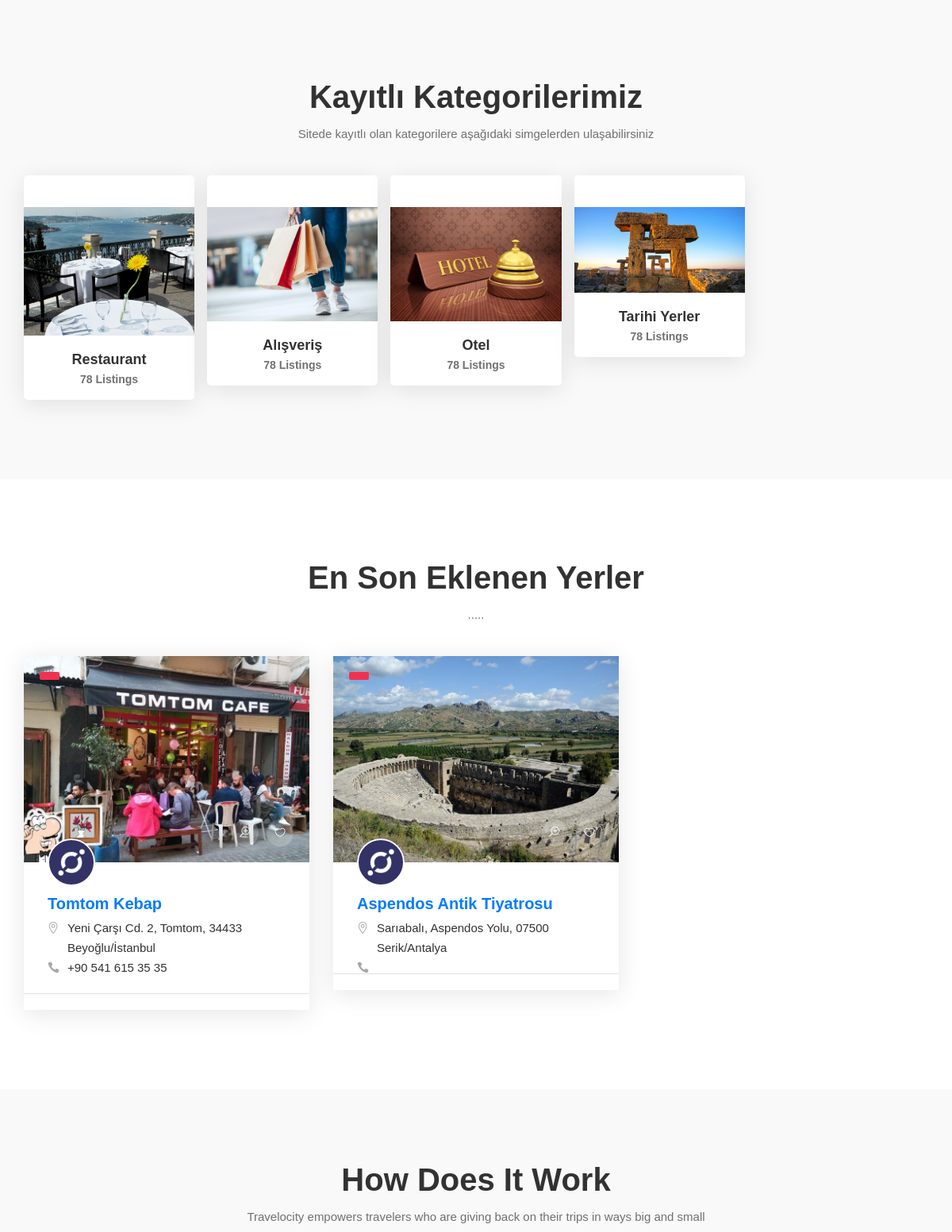
The app's page / (middle part), older data.
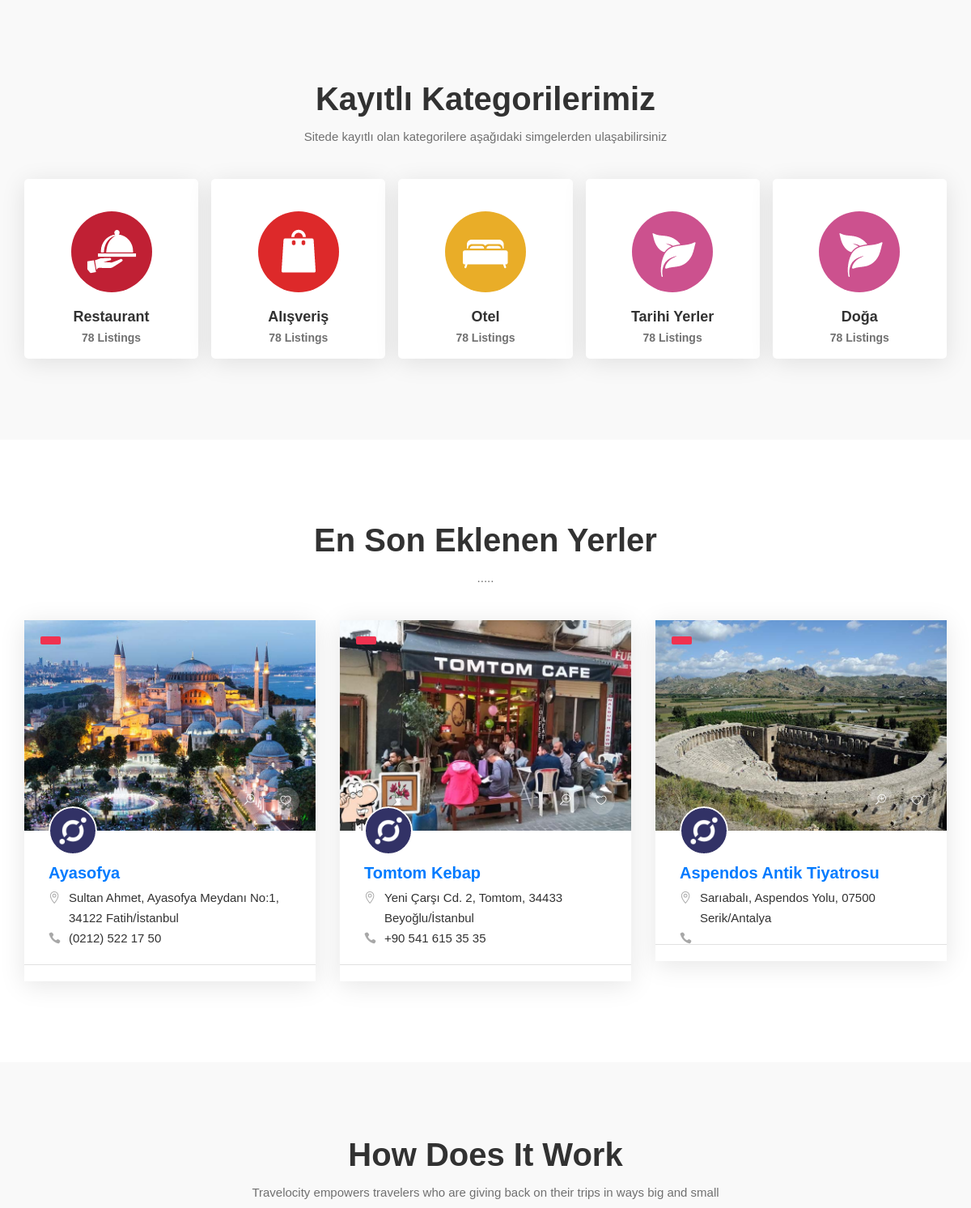
The same page, newer data.
### place/models.py (models this page shows, shortened)
class Category(models.Model):
    STATUS = (
        ('True', 'Evet'),
        ('False', 'Hayır'),
    )
    title = models.CharField(max_length=255)
    keywords = models.CharField(max_length=255)
    description = models.CharField(max_length=255)
    image = models.ImageField(blank=True, upload_to='catimages/')
    status = models.CharField(max_length=10, choices=STATUS)
    slug = models.SlugField(null=False, unique=True)
    parent = models.ForeignKey('self',blank=True, null=True, related_name='children', on_delete=models.CASCADE)
    create_at = models.DateTimeField(auto_now_add=True)
    update_at = models.DateTimeField(auto_now=True)
    def image_tag(self):
        return mark_safe('<img src="{}" height="50"/>'.format(self.image.url))
    image_tag.short_description = 'Image'

class Place(models.Model):
    STATUS = (
        ('True', 'Evet'),
        ('False', 'Hayır'),
    )
    category = models.ForeignKey(Category, on_delete=models.CASCADE)
    user = models.ForeignKey(User, on_delete=models.CASCADE)  # sonradan ekledim
    title = models.CharField(max_length=255)
    keywords = models.CharField(max_length=255)
    description = models.CharField(max_length=255)
    image = models.ImageField(blank=True, upload_to='placeimages/')
    detail = RichTextUploadingField()
    slug = models.SlugField(null=False, unique=True)
    sehir = models.ForeignKey(Sehir, on_delete=models.CASCADE, blank=True, null=True)
    ulke = models.ForeignKey(Ulke, on_delete=models.CASCADE, blank=True, null=True)
    adres = models.CharField(max_length=255, blank=True)
    telefon = models.CharField(max_length=255, blank=True)
    email = models.CharField(blank=True, max_length=255)
    facebook = models.CharField(blank=True, max_length=255)
    twitter = models.CharField(blank=True, max_length=255)
    instagram = models.CharField(blank=True, max_length=255)
    status = models.CharField(max_length=10, choices=STATUS)
    create_at = models.DateTimeField(auto_now_add=True)
    update_at = models.DateTimeField(auto_now=True)
    def image_tag(self):
        return mark_safe('<img src="{}" height="50"/>'.format(self.image.url))
    image_tag.short_description = 'Image'

### home/views.py (the view)
# urls.py: path('', views.index, name='index'),
def index(request):
    setting = Setting.objects.get(pk=1)
    sliderdata = Place.objects.all()[:3]
    category = Category.objects.all()
    places = Place.objects.all().order_by('-id')[:12]
    context = {'setting': setting,
               'category': category,
               'page': 'home',
               'sliderdata': sliderdata,
               'places': places
               }
    return render(request, 'index.html', context)

### home/templates/index.html (shortened to what this page needs)
{% extends "homebase.html"%}
{% block content %}
    {% include "content.html" %}
{% endblock %}

### home/templates/content.html (shortened to what this page needs)
    {% load static %}
    <section class="categories spad">
        <div class="container">
            <div class="row">
                <div class="col-lg-12">
                    <div class="section-title">
                        <h2>Kayıtlı Kategorilerimiz</h2>
                        <p>Sitede kayıtlı olan kategorilere aşağıdaki simgelerden ulaşabilirsiniz</p>
                    </div>
                    <div class="categories__item__list">
                        {% for rs in category %}
                        <a href="/category/{{ rs.id }}/{{ rs.slug }}">
                        <div class="categories__item">
                            <img src="{{ rs.image.url }}" alt="">
                            <h5>{{ rs.title }}</h5>
                            <span>78 Listings</span>
                        </div>
                        </a>
                        {% endfor %}
                    </div>
                </div>
            </div>
        </div>
    </section>
    <section class="most-search spad">
        <div class="container">
            <div class="row">
                <div class="col-lg-12">
                    <div class="section-title">
                        <h2>En Son Eklenen Yerler</h2>
                        <p>.....</p>
                    </div>
                </div>
            </div>
            <div class="row">
                <div class="col-lg-12">
                    <div class="tab-content">
                        <div class="tab-pane active" id="tabs-1" role="tabpanel">
                            <div class="row">
                                {% for rs in places %}
                                <div class="col-lg-4 col-md-6">
                                    <div class="listing__item">
                                        <div class="listing__item__pic set-bg" data-setbg="{{ rs.image.url }}">
                                            <img src="{% static 'img/listing/list_icon-1.png'%}" alt="">
                                            <div class="listing__item__pic__tag">{{categoryData.title}}</div>
                                            <div class="listing__item__pic__btns">
                                                <a href="/place/{{ rs.id }}/{{ rs.slug }}"><span class="icon_zoom-in_alt"></span></a>
                                                <a href="#"><span class="icon_heart_alt"></span></a>
                                            </div>
                                        </div>
                                        <div class="listing__item__text">
                                            <div class="listing__item__text__inside">
                                                <h5><a href="/place/{{ rs.id }}/{{ rs.slug }}">
                                                    {{ rs.title }} </a></h5>
                                                <ul>
                                                    <li><span class="icon_pin_alt"></span> {{ rs.adres }}</li>
                                                    <li><span class="icon_phone"></span> {{ rs.telefon }}</li>
                                                </ul>
                                            </div>
                                            <div class="listing__item__text__info">
                                            </div>
                                        </div>
                                    </div>
                                </div>
                                {% endfor %}
                            </div>
                        </div>
                    </div>
                </div>
            </div>
        </div>
    </section>
    <section class="work spad">
        <div class="container">
            <div class="row">
                <div class="col-lg-12">
                    <div class="section-title">
                        <h2>How Does It Work</h2>
                        <p>Travelocity empowers travelers who are giving back on their trips in ways big and small</p>
                    </div>
                </div>
            </div>
        </div>
    </section>

Row changes from the older to the newer data that the page shows:
changed Category "Restaurant": image: a different picture
changed Category "Alışveriş": image: a different picture
changed Category "Otel": image: a different picture
changed Category "Tarihi Yerler": image: a different picture
added Category: image (picture), title "Doğa"
added Place: shows a picture, title "Ayasofya", adres "Sultan Ahmet, Ayasofya Meydanı No:1, 34122 Fatih/İstanbul", telefon "(0212) 522 17 50"
